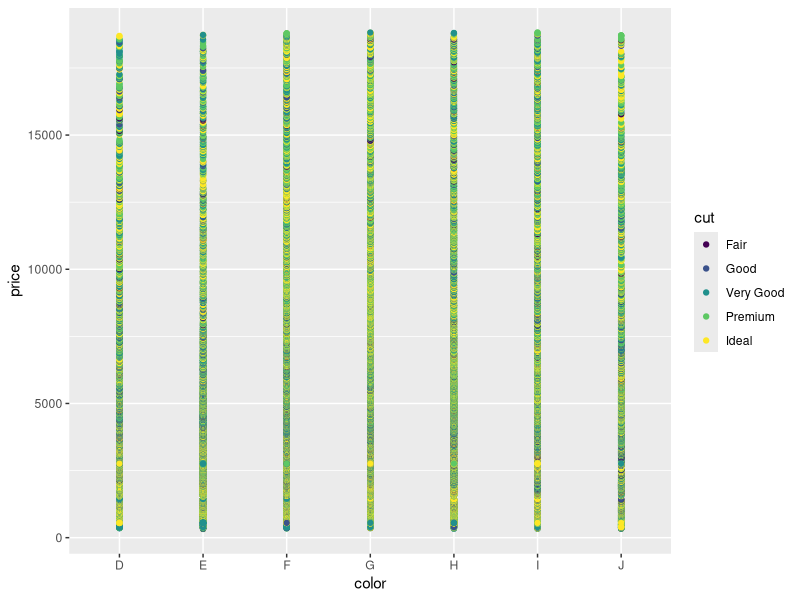
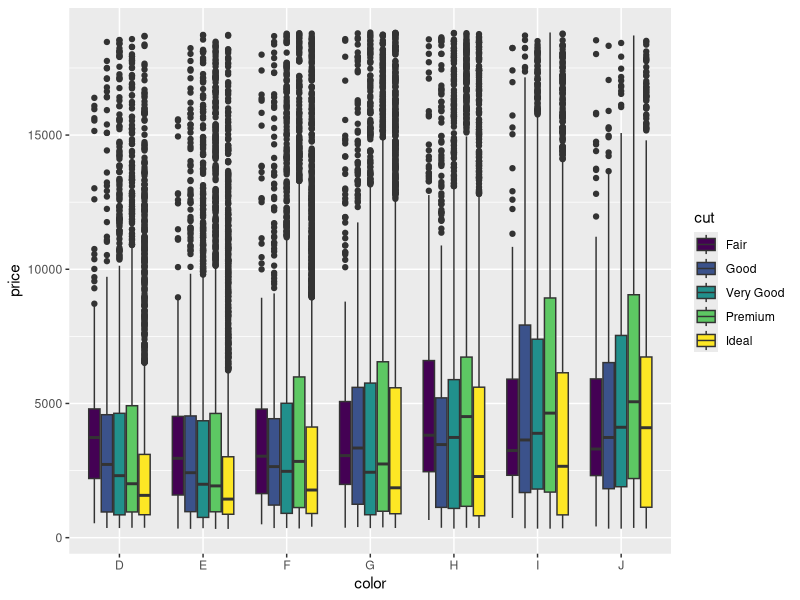
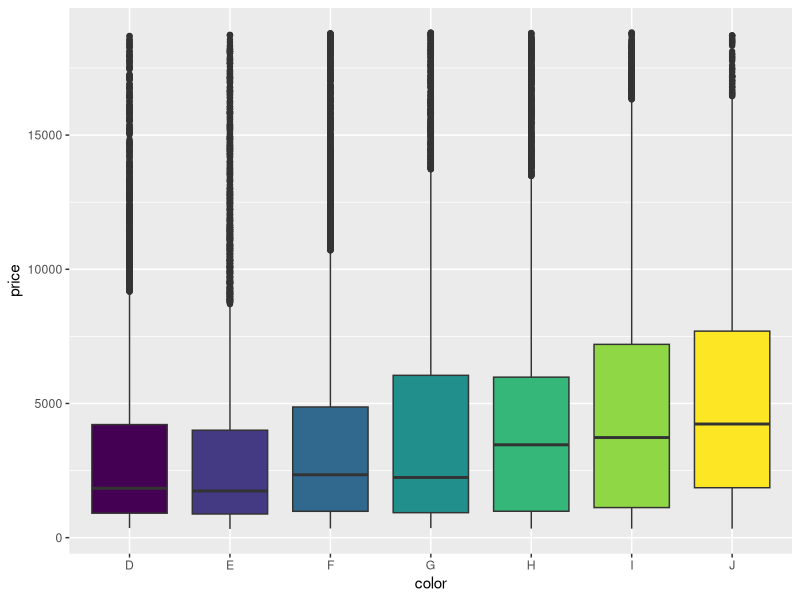
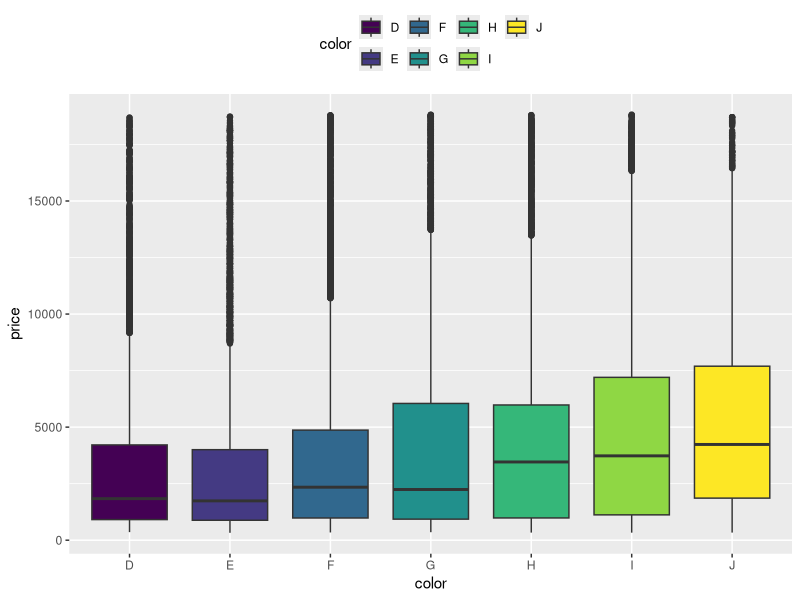
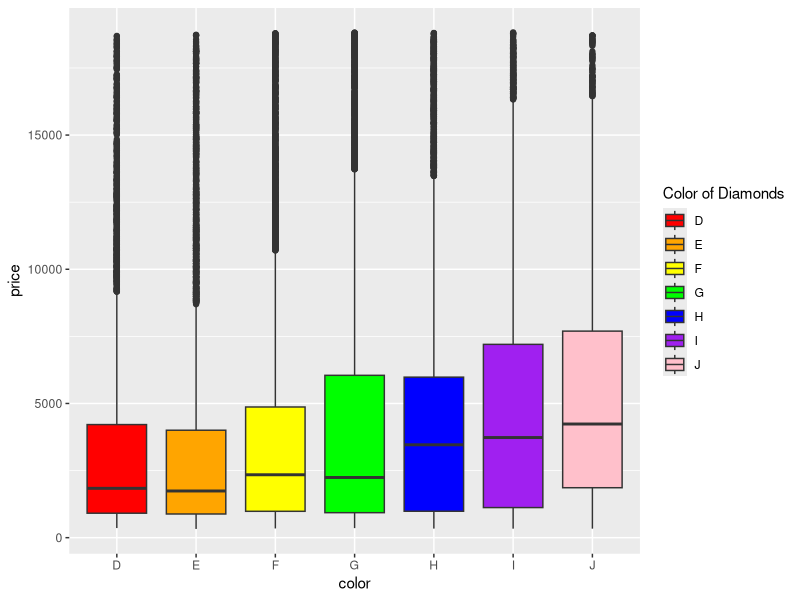
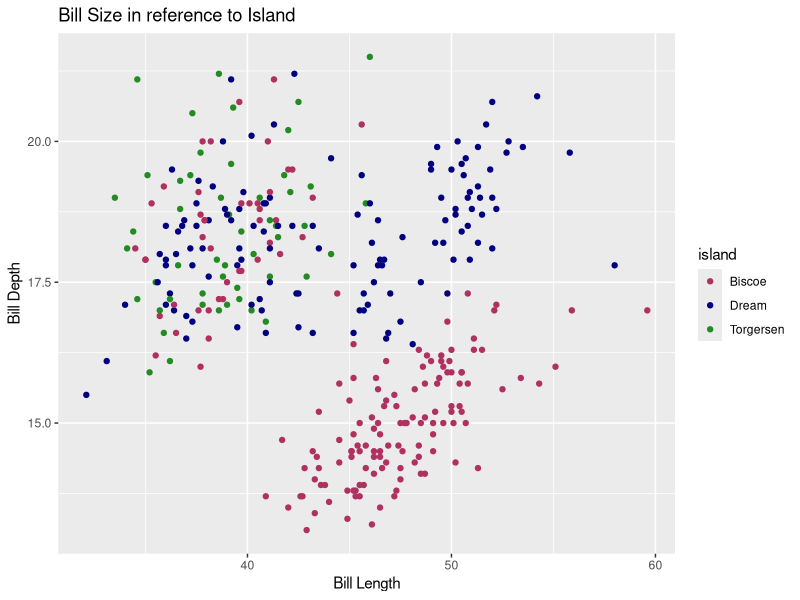
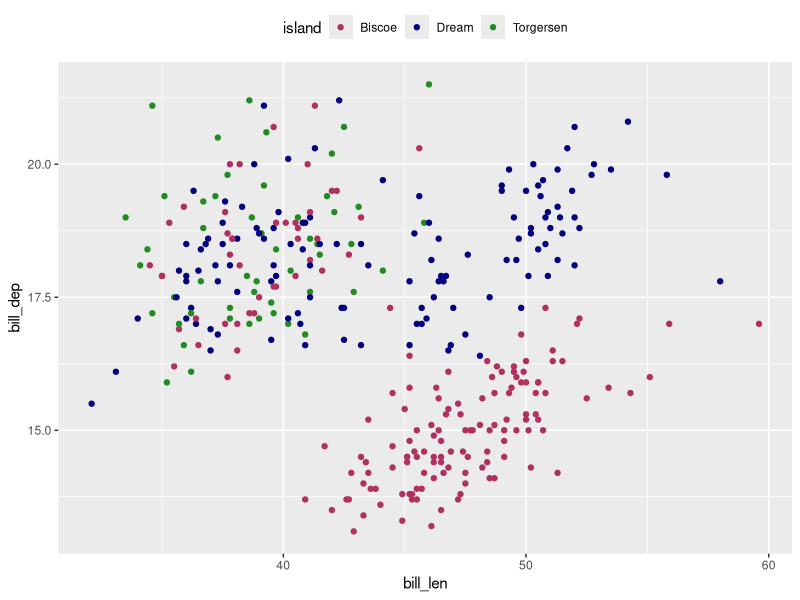
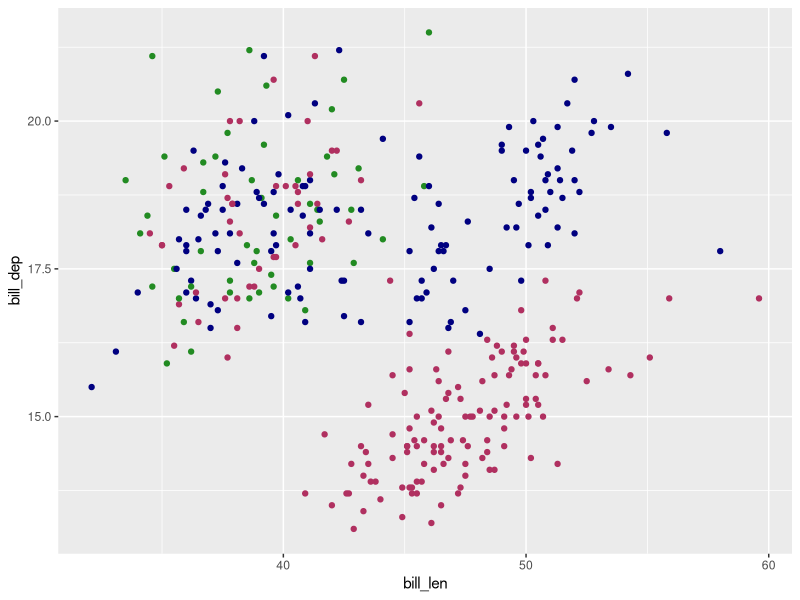

Here is the R script that generated these plots, in order:
## ---- chunk 1
library(tidyverse)
ggplot(diamonds, aes(color, price, color= cut))+ geom_point()# not super helpful 
ggplot(diamonds, aes(color, price, fill=cut)) + geom_boxplot()
## ---- chunk 2
ggplot(diamonds, aes(color, price, fill=color))+geom_boxplot()+theme(legend.position = "none")

ggplot(diamonds, aes(color, price, fill=color)) + geom_boxplot()+theme(legend.position = "top")
## ---- chunk 3
ggplot(diamonds, aes(color, price, fill=color))+geom_boxplot()+scale_fill_manual(values= c("red", "orange", "yellow", "green", "blue", "purple", "pink"), name= "Color of Diamonds")
## ---- chunk 4

## ---- chunk 5
library(ggplot2)
ggplot(penguins, aes(x=bill_len, y=bill_dep, color = island))+geom_point()+scale_color_manual(values = c("maroon", "navy", "forestgreen"))+labs(x= "Bill Length", y = "Bill Depth", title= "Bill Size in reference to Island")
## ---- chunk 6
ggplot(penguins, aes(bill_len, bill_dep, color = island))+geom_point()+scale_color_manual(values = c("maroon", "navy", "forestgreen"))+theme(legend.position = "top")
## ---- chunk 7
ggplot(penguins, aes(bill_len, bill_dep, color = island))+geom_point()+scale_color_manual(values = c("maroon", "navy", "forestgreen"))+theme(legend.position = "none")

## ---- chunk 8
ggplot(penguins, aes(bill_len, bill_dep, color = island))+geom_point()+scale_color_manual(values = c("maroon", "navy", "forestgreen"), name = "Island of Origin")+theme(legend.position = "top")
## ---- chunk 9
ggplot(penguins, aes(bill_len, bill_dep, fill = flipper_len))+geom_violin(fill="maroon")+geom_jitter(color = "navy")

library(viridis)
ggplot(penguins, aes(bill_len, bill_dep, color = flipper_len))+geom_point()+scale_color_viridis(discrete = FALSE, option="magma")
## ---- chunk 10
ggplot(diamonds, aes(color, price, color= cut))+ geom_boxplot()+ facet_wrap(~cut)
## ---- chunk 11
colorPriceGraph <- ggplot(diamonds, aes(color, price, color=cut))+ geom_boxplot()
colorPriceGraph + facet_wrap(~cut)
## ---- chunk 12
levels(diamonds$cut) <- c("Fair Cut", "Good Cut", "Very Good Cut", "Premium Cut", "Ideal Cut")
ggplot(diamonds, aes(color, price, color=cut))+ geom_boxplot()+facet_wrap(~cut)
## ---- chunk 13
labels<- c("Fair Cut"= "fair", "Good Cut"="good", "Very Good Cut"="very good", "Premium Cut"="premium", "Ideal Cut"="ideal")
ggplot(diamonds, aes(color, price, color=cut))+geom_boxplot()+ facet_wrap(~cut, labeller= as_labeller(x = labels))
## ---- chunk 14
levels(mtcars$cyl) <- c("4 Cylinders", "6 Cylinders", "8 Cylinders")
ggplot(mtcars, aes(mpg, hp, color=as.factor(cyl)))+geom_point()+facet_wrap(~cyl)
## ---- chunk 15
ggplotExample <- ggplot(penguins, aes(species, flipper_len, fill = island))+geom_boxplot()+scale_fill_viridis(discrete = TRUE, option = "viridis")
ggplotExample+theme_classic()+ggtitle(label = "Penguin Flipper Length Across Species and Islands")+ xlab("Species Name")+ylab("Flipper Length (mm)")+theme(text = element_text(family = "Times New Roman", size=18, face="bold"))
## ---- chunk 16
ggsave("PenguinFlipperLength.tiff", width = 10, height = 10, units = "in", dpi = 300) #can do png or jpeg, tiff is more detail

##`dev.off() in console to clear the plot count`
## ---- chunk 17
